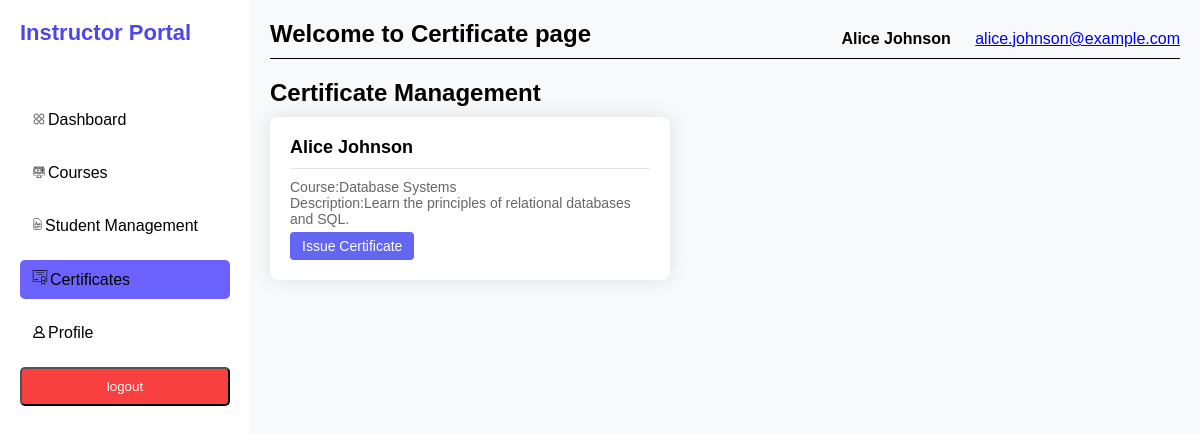
The app's page /view/instructor/certificates.php (signed in) with its own data.
### tables this page shows
CREATE TABLE `course` (
  `course_id` int(11) NOT NULL,
  `instructor_id` int(11) NOT NULL,
  `title` varchar(255) NOT NULL,
  `description` text DEFAULT NULL
);

### model/instructor/db.php (called while the page is built, shortened)
<?php
class MyDB {
    private $conn;
    public function openConn() {
        $DBHost = "localhost";
        $DBUser = "root";
        $DBPassword = "";
        $DBName = "project";
        $this->conn = new mysqli($DBHost, $DBUser, $DBPassword, $DBName);
	return $this->conn;
    }
    public function getCoursesByInstructorId($instructor_id)
    {
        $sql = "SELECT * FROM course WHERE instructor_id = ?";
        $stmt = $this->conn->prepare($sql);
        $stmt->bind_param("i", $instructor_id);
        $stmt->execute();
        return $stmt->get_result();
    }
}
?>

### view/instructor/certificates.php (the view, shortened to what this page needs)
<?php
include '../../model/instructor/db.php';
$db = new MyDB();
$result = $db->getCoursesByInstructorId($_SESSION['instructor_id']);
?>
<!DOCTYPE html>
<html lang="en">
<head>
    <link rel="stylesheet" href="../../assets/css/instructor/certificates.css">
</head>
<body>
    <div class="container">
        <div class="sidebar">
            <h2>Instructor Portal</h2>
            <nav>
                <ul>
                    <li><a href="dashboard.php"><span><img src="../../assets/uploads/instructor/dashboard.svg"  width="18" height="12"></span>Dashboard</a></li>
                    <li><a href="courses.php"><span><img src="../../assets/uploads/instructor/course.svg"  width="18" height="12"></span>Courses</a></li>
                    <li><a href="Student_management.php"><span><img src="../../assets/uploads/instructor/grade.svg"  width="15" height="14"></span>Student Management</a></li>
                    <li><a href="certificates.php"  class="active"><span><img src="../../assets/uploads/instructor/certificate.svg"   width="20" height="15"></span>Certificates</a></li>
                    <li><a href="profile.php"><span><img src="../../assets/uploads/instructor/profile.svg"  width="18" height="12"></span>Profile</a></li>
                </ul>
            </nav>
            <form action="../../control/instructor/logout_control.php">
                <input type="submit" value="logout" class="logout">
            </form>
        </div>
        <div class="main-content">
            <div class="header">
            <h2>Welcome to Certificate page</h2>
                <div class="user-info">
                    <span>
                        <?php echo $_SESSION['full_name'] ?? '' ?>
                    </span>
                    <a href="mailto:">
                        <?php echo $_SESSION['email'] ?? ''?>
                    </a>
                </div>
            </div>
             <h2>Certificate Management</h2>
             <div class="certificate-management">
                <?php
                while ($row = $result->fetch_assoc()) {
                ?>
                <div class="certificate-card">
                    <div class="certificate-header">
                        <h3><span><?php echo $_SESSION['full_name'] ?? ''; ?></span></h3>
                    </div>
                    <div class="certificate-details">
                    <p>Course:<?php echo $row['title']; ?></p>
                    <p>Description:<?php echo $row['description']; ?></p>
                        <button class="download-certificate">Issue Certificate</button>
                    </div>
                </div>
                <?php
                }
                ?>
            </div>
        </div>
    </div>
</body>
</html>

### assets/css/instructor/certificates.css (style rules this page uses)
* { margin: 0; padding: 0; box-sizing: border-box; }
body { font-family: Arial, sans-serif; display: flex; background-color: #f8f9fb; }
.container { display: flex; width: 100%; }
.sidebar { width: 250px; background-color: #ffffff; color: #4b5d72; height: 100vh; padding: 20px; }
.sidebar h2 { font-size: 22px; margin-bottom: 20px; color:#4f46e5; }
.sidebar nav ul { list-style: none; padding-top: 20px; }
.sidebar nav ul li { margin: 15px 0; }
.sidebar nav ul li a { text-decoration: none; color: #000000; padding: 10px; display: block; border-radius: 5px; }
.sidebar nav ul li a.active, .sidebar nav ul li a:hover { background-color: #6c63ff; }
.logout { background-color: #f84040; color: #ffffff; padding: 10px; border-radius: 5px; text-align: center; cursor: pointer; width: 100%; }
.main-content { flex: 1; padding: 20px; }
.header { display: flex; justify-content: space-between; align-items: center; margin-bottom: 20px; border-bottom:1px solid black; }
.user-info span { font-weight: bold; margin-right: 20px; }
h2 { margin-bottom: 10px; }
.certificate-management { display: flex; flex-wrap: wrap; gap: 20px; }
.certificate-card { background-color: #fff; border-radius: 8px; box-shadow: 0 0 20px rgba(0, 0, 0, 0.1); padding: 20px; width: 400px; }
.certificate-header { border-bottom: 1px solid #e5e5e5; padding-bottom: 10px; }
.certificate-header h3 { margin: 0; font-size: 18px; }
.certificate-details { display: flex; flex-direction: column; align-items: flex-start; margin-top: 10px; }
.certificate-details p { margin: 0; font-size: 14px; color: #666; }
.certificate-details button { background-color: #6366f1; color: #fff; border: none; border-radius: 4px; padding: 6px 12px; font-size: 14px; cursor: pointer; margin-top: 5px; }

### records on screen
course: title "Database Systems", description "Learn the principles of relational databases and SQL."

### other values on screen
$_SESSION['full_name'] "Alice Johnson"
$_SESSION['email'] "alice.johnson@example.com"
